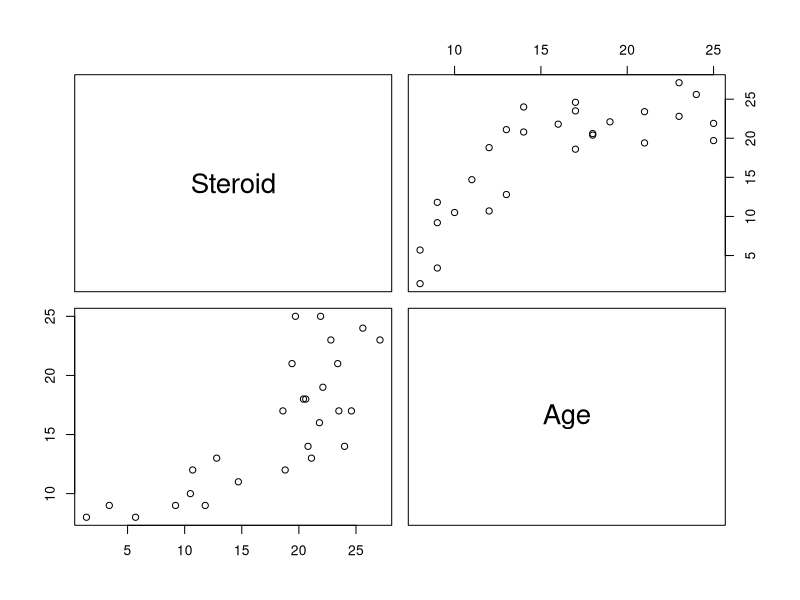

Write the R code that produced this figure.
# Polynomial model

Steroid=c(27.1,22.1,21.9,10.7,1.4,18.8,14.7,5.7,18.6,20.4,9.2,23.4,10.5,19.7,11.8,24.6,3.4,22.8,21.1,24,21.8,23.5,19.4,25.6,12.8,20.8,20.6)
Age=c(23,19,25,12,8,12,11,8,17,18,9,21,10,25,9,17,9,23,13,14,16,17,21,24,13,14,18)
SteroidData=data.frame(Steroid,Age)

pairs(SteroidData) # Clearly a non linear relationship between these

# Data Centring
mean(SteroidData$Age)
SteroidData$cen_Age = SteroidData$Age - mean(SteroidData$Age) # Centred version of age

reg = lm(Steroid ~ cen_Age + I(cen_Age^2) + I(cen_Age^3),data=SteroidData)
summary(reg) # cubic polynomial model